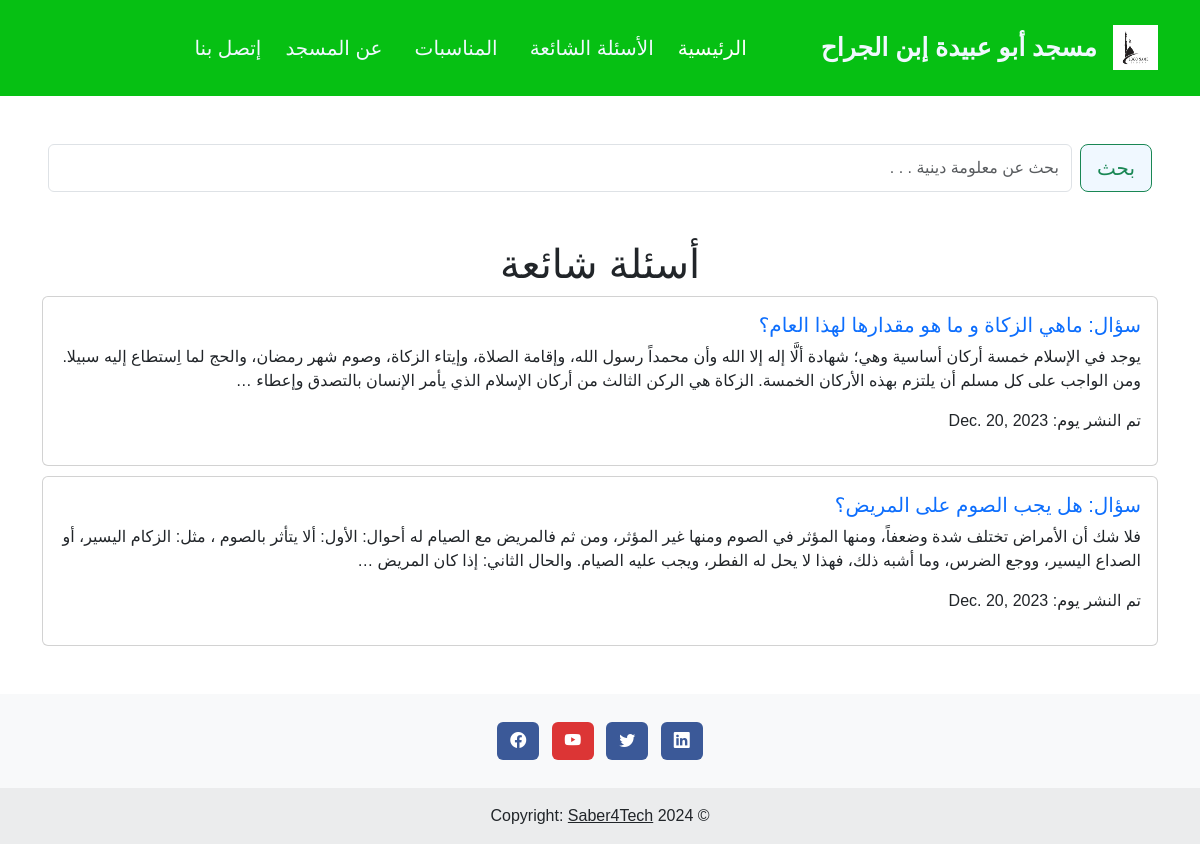
Page /questions_blog/ on the committed database.
### appAbuObaida/models.py (models this page shows, shortened)
class QuestionModel(models.Model):
    question_title = models.CharField(max_length=500)
    question_answer = models.TextField()
    pub_date = models.DateField(auto_now_add=True)

### appAbuObaida/views.py (the view)
# urls.py: path('questions_blog/', views.questions_blog, name='questions_blog'),
def questions_blog(request):
    questions = QuestionModel.objects.all()
    context = {
        'questions': questions
    }
    return render(request, 'appAbuObaida/questions_blog.html', context)

### templates/appAbuObaida/questions_blog.html (shortened to what this page needs)
{% extends 'appAbuObaida/base.html' %}
{% load static %}
{% block content %}
    <form class="d-flex mx-5 my-5" role="search">
        <button class="btn btn-outline-success btn-lg" type="submit">بحث</button>
        <input class="form-control me-2" type="search" placeholder="بحث عن معلومة دينية . . ." aria-label="Search">
    </form>
    <div class="container my-5" dir="rtl">
        <h1 class="text-center">أسئلة شائعة </h1>
        {% for question in questions %}
            <div class="card card-questions">
                <div class="card-body">
                    <a class="card-link" href="{% url 'question_detail' pk=question.id %}">
                        <h5 class="card-title">سؤال: {{ question.question_title }}</h5>
                    </a>
                    <p class="card-text">{{ question.question_answer|truncatewords:50 }}</p>
                    <p class="">تم النشر يوم:   {{ question.pub_date }}</p>
                </div>
            </div>
        {% endfor %}
    </div>
{% endblock %}

### static/css/styles.css (style rules this page uses)
body { font-family: Arial, sans-serif; margin: 0; padding: 0; box-sizing: border-box; }
.btn-outline-success { background-color: aliceblue; }
.card-link { text-decoration: none; }
.card-questions { margin-bottom: 10px }

### rows in the picture
QuestionModel: question_title "ماهي الزكاة و ما هو مقدارها لهذا العام؟", question_answer "يوجد في الإسلام خمسة أركان أساسية وهي؛ شهادة ألَّا إله إلا الله وأن محمداً رسول الله، وإقامة الصلاة، وإيتاء الزكاة، وصوم شهر رمضان، والحج لما اِستطاع إليه سبيلا. ومن الواجب على كل مسلم أن يلتزم بهذه الأركان الخمسة. الزكاة هي الركن الثالث من أركان الإسلام الذي يأمر الإنسان بالتصدق وإعطاء …", pub_date "Dec. 20, 2023"
QuestionModel: question_title "هل يجب الصوم على المريض؟", question_answer "فلا شك أن الأمراض تختلف شدة وضعفاً، ومنها المؤثر في الصوم ومنها غير المؤثر، ومن ثم فالمريض مع الصيام له أحوال: الأول: ألا يتأثر بالصوم ، مثل: الزكام اليسير، أو الصداع اليسير، ووجع الضرس، وما أشبه ذلك، فهذا لا يحل له الفطر، ويجب عليه الصيام. والحال الثاني: إذا كان المريض …", pub_date "Dec. 20, 2023"
